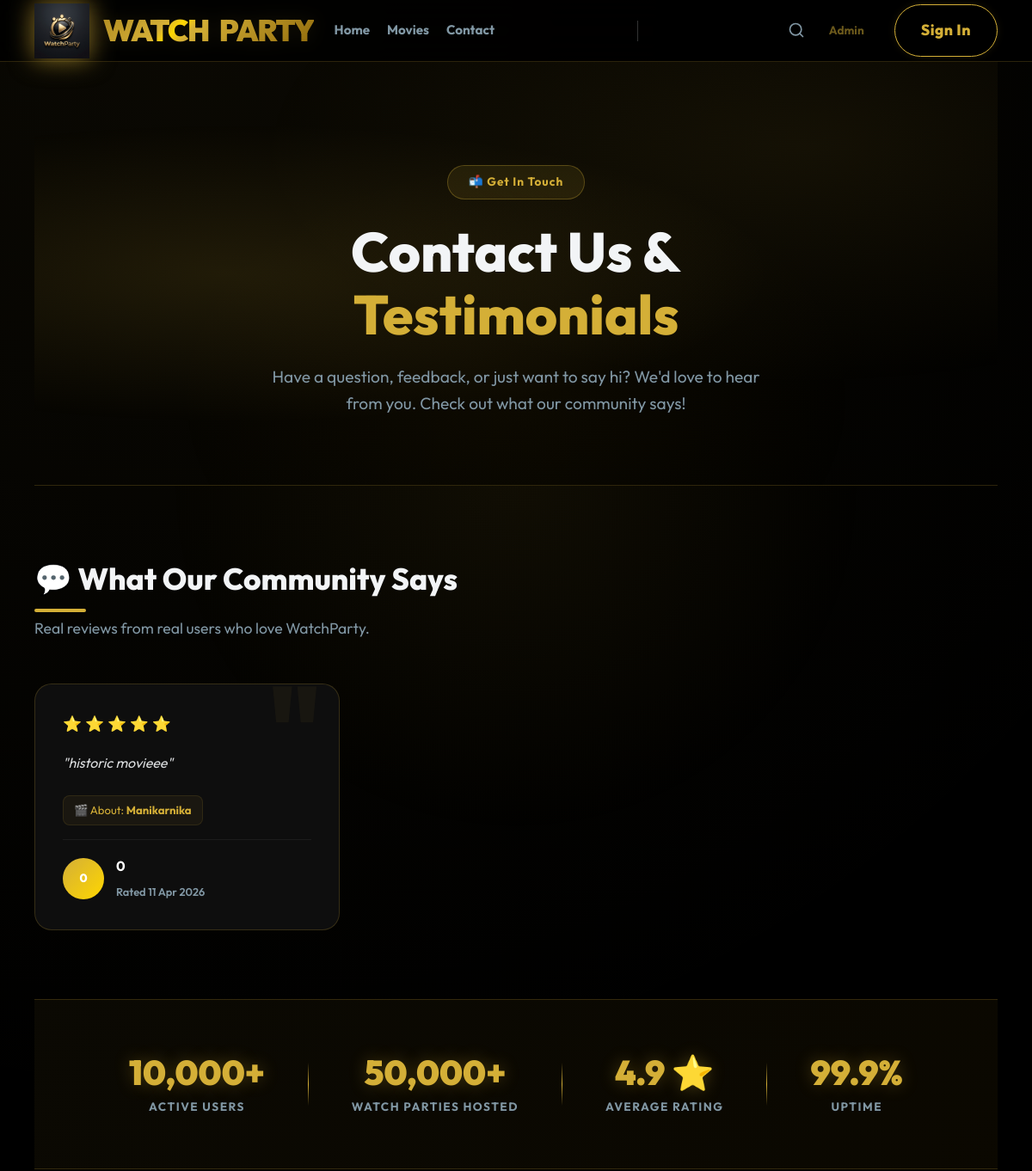
/contact (upper part), run on an earlier commit of the app's database.
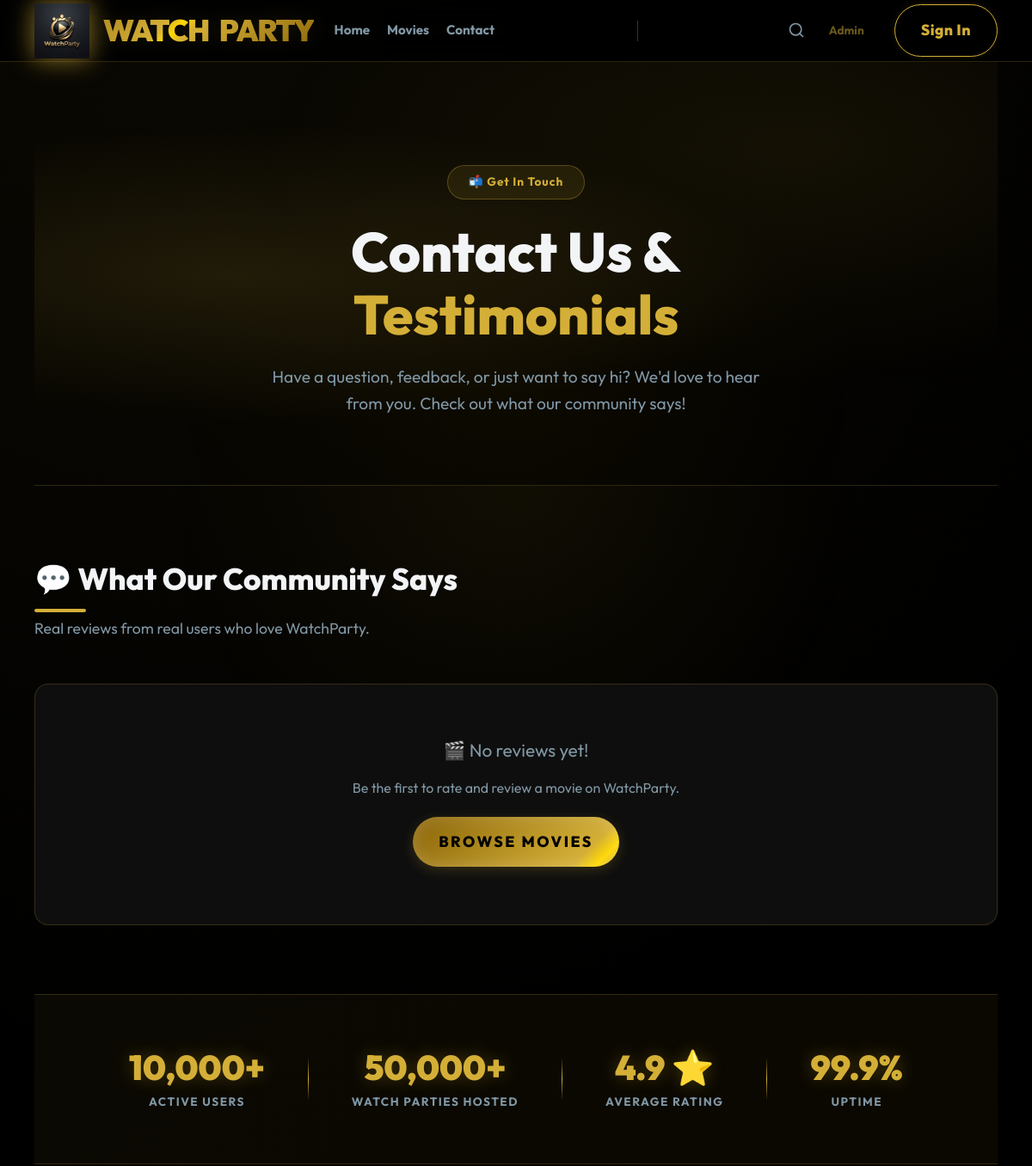
And on a later commit of the database.
### models.py (models this page shows, shortened)
class Rating(db.Model):
    id = db.Column(db.Integer, primary_key=True)
    user_id = db.Column(db.Integer, db.ForeignKey("user.id"), nullable=False)
    video_id = db.Column(db.Integer, db.ForeignKey("video.id"), nullable=False)
    score = db.Column(db.Integer, nullable=False)  # 1-5
    review = db.Column(db.Text, nullable=True)
    created_at = db.Column(db.DateTime, default=datetime.utcnow)
    __table_args__ = (
        db.UniqueConstraint("user_id", "video_id", name="unique_user_video_rating"),
    )

class Video(db.Model):
    id = db.Column(db.Integer, primary_key=True)
    title = db.Column(db.String(200), nullable=False)
    filename = db.Column(db.String(500), nullable=False)
    poster_filename = db.Column(db.String(500), nullable=True)
    genre = db.Column(db.String(100), nullable=True, default="")
    subtitle_filename = db.Column(db.String(500), nullable=True)
    upload_date = db.Column(db.DateTime, default=datetime.utcnow)
    ratings = db.relationship("Rating", backref="video", lazy=True)

class User(db.Model):
    id = db.Column(db.Integer, primary_key=True)
    username = db.Column(db.String(120), unique=True, nullable=False)
    name = db.Column(db.String(100), nullable=True)
    email = db.Column(db.String(120), unique=True, nullable=False)
    password_hash = db.Column(db.String(128), nullable=True)
    google_id = db.Column(db.String(120), unique=True, nullable=True)
    is_blocked = db.Column(db.Boolean, default=False)
    bio = db.Column(db.String(300), nullable=True, default="")
    avatar_filename = db.Column(db.String(500), nullable=True)
    theme = db.Column(db.String(20), nullable=True, default="dark")
    created_at = db.Column(db.DateTime, default=datetime.utcnow)
    ratings = db.relationship("Rating", backref="user", lazy=True)
    watch_history = db.relationship("WatchHistory", backref="user", lazy=True)

### app.py (the view, shortened to what this page needs)
@app.route("/contact", methods=["GET", "POST"])
def contact():
    reviews = (
        db.session.query(Rating, User, Video)
        .join(User, Rating.user_id == User.id)
        .join(Video, Rating.video_id == Video.id)
        .filter(Rating.review != None, Rating.review != "")
        .order_by(Rating.created_at.desc())
        .limit(12)
        .all()
    )
    return render_template("contact.html", user=get_current_user(), reviews=reviews)

### app.py (called while the page is built, shortened)
def _get_csrf_token():
    token = session.get("csrf_token")
    if not token:
        token = secrets.token_urlsafe(32)
        session["csrf_token"] = token
    return token

@app.context_processor
def inject_csrf_token():
    return {"csrf_token": _get_csrf_token}

@app.before_request
def protect_from_csrf():
    if request.method not in {"POST", "PUT", "PATCH", "DELETE"}:
        return None

@app.after_request
def apply_security_headers(response):
    response.headers["X-Content-Type-Options"] = "nosniff"
    response.headers["X-Frame-Options"] = "SAMEORIGIN"
    response.headers["Referrer-Policy"] = "strict-origin-when-cross-origin"
    response.headers["Permissions-Policy"] = (
        "camera=(), microphone=(), geolocation=(), payment=()"
    )
    if IS_PRODUCTION and request.is_secure:
        response.headers["Strict-Transport-Security"] = "max-age=31536000; includeSubDomains"
    return response

def get_current_user():
    user_id = session.get("user_id")
    if user_id:
        return User.query.get(user_id)
    return None

### templates/contact.html (shortened to what this page needs)
{% extends "base.html" %}
{% block content %}
<section class="contact-hero">
    <div class="contact-hero-bg"></div>
    <div class="contact-hero-content">
        <span class="contact-badge">📬 Get In Touch</span>
        <h1>Contact Us & <span>Testimonials</span></h1>
        <p>Have a question, feedback, or just want to say hi? We'd love to hear from you. Check out what our community says!</p>
    </div>
</section>
<section class="testimonials-section">
    <h2 class="section-title">💬 What Our Community Says</h2>
    <p class="section-subtitle">Real reviews from real users who love WatchParty.</p>
    <div class="testimonials-grid">
        {% if reviews %}
            {% for rating, reviewer, movie in reviews %}
            <div class="testimonial-card" style="animation-delay: {{ loop.index * 0.1 }}s;">
                <div class="testimonial-stars">
                    {% for i in range(rating.score) %}
                    <span>⭐</span>
                    {% endfor %}
                </div>
                <p class="testimonial-text">"{{ rating.review }}"</p>
                <p class="testimonial-movie-tag">🎬 About: <strong>{{ movie.title }}</strong></p>
                <div class="testimonial-author">
                    <div class="testimonial-avatar" style="background: linear-gradient(135deg,
                        {% set colors = ['#D4AF37, #FFD700', '#8B5CF6, #A78BFA', '#2ecc71, #27ae60', '#E91E63, #FF5722', '#00BCD4, #0097A7', '#FF9800, #F57C00'] %}
                        {{ colors[loop.index0 % 6] }});">
                        <span>{{ reviewer.username[0]|upper }}{{ reviewer.username[1]|upper if reviewer.username|length > 1 else '' }}</span>
                    </div>
                    <div class="testimonial-info">
                        <h4>{{ reviewer.username }}</h4>
                        <span>Rated {{ rating.created_at.strftime('%d %b %Y') }}</span>
                    </div>
                </div>
            </div>
            {% endfor %}
        {% else %}
            <div class="card" style="grid-column: 1 / -1; text-align: center; padding: 60px;">
                <p style="font-size: 1.3rem; color: var(--text-muted); margin-bottom: 15px;">🎬 No reviews yet!</p>
                <p style="color: var(--text-muted);">Be the first to rate and review a movie on WatchParty.</p>
                <a href="{{ url_for('movies') }}" class="btn btn-primary" style="margin-top: 20px;">Browse Movies</a>
            </div>
        {% endif %}
    </div>
</section>
<section class="stats-banner">
    <div class="stat-item">
        <span class="stat-number" data-target="10000">10,000+</span>
        <span class="stat-label">Active Users</span>
    </div>
    <div class="stat-item">
        <span class="stat-number">50,000+</span>
        <span class="stat-label">Watch Parties Hosted</span>
    </div>
    <div class="stat-item">
        <span class="stat-number">4.9 ⭐</span>
        <span class="stat-label">Average Rating</span>
    </div>
    <div class="stat-item">
        <span class="stat-number">99.9%</span>
        <span class="stat-label">Uptime</span>
    </div>
</section>
{% endblock %}

### templates/base.html (shortened to what this page needs)
<!DOCTYPE html>
<html lang="en">
<head>
    <link rel="stylesheet" href="{{ url_for('static', filename='css/style.css') }}">
</head>
<body class="theme-{{ user.theme if user and user.theme else 'dark' }}">
    <header>
        <div class="container nav-container">
            <div class="nav-left">
                <h1 class="logo-text">
                    <a href="{{ url_for('index') }}" class="brand">
                        <img src="{{ url_for('static', filename='images/gold_logo.png') }}" alt="WatchParty Logo" class="logo-img">
                        <span>WATCH</span>PARTY
                    </a>
                </h1>
                <nav class="primary-nav">
                    <a href="{{ url_for('index') }}">Home</a>
                    <a href="{{ url_for('movies') }}">Movies</a>
                    <a href="{{ url_for('contact') }}">Contact</a>
                </nav>
            </div>
            <div class="nav-right">
                <div class="utility-nav">
                    <button class="icon-btn search-btn" aria-label="Search">
                        <svg width="20" height="20" viewBox="0 0 24 24" fill="none" stroke="currentColor" stroke-width="2" stroke-linecap="round" stroke-linejoin="round"><circle cx="11" cy="11" r="8"></circle><line x1="21" y1="21" x2="16.65" y2="16.65"></line></svg>
                    </button>
                    {% if user %}
                        <div class="user-profile">
                            <span class="avatar-circle">
                                <svg width="20" height="20" viewBox="0 0 24 24" fill="none" stroke="currentColor" stroke-width="2" stroke-linecap="round" stroke-linejoin="round"><path d="M19 21v-2a4 4 0 0 0-4-4H9a4 4 0 0 0-4 4v2"></path><circle cx="12" cy="7" r="4"></circle></svg>
                            </span>
                            <a href="{{ url_for('profile', username=user.username) }}" class="user-greeting" style="text-decoration: none;">{{ user.name or user.username }}</a>
                            {% if session.get('is_admin') %}
                                <a href="{{ url_for('admin') }}" class="admin-link">Admin</a>
                                <form action="{{ url_for('admin_logout') }}" method="POST" style="display: inline; margin: 0;">
                                    <input type="hidden" name="csrf_token" value="{{ csrf_token() }}">
                                    <button type="submit" class="logout-link" title="Admin Logout" style="background: none; border: none; cursor: pointer; padding: 0;">
                                        <svg width="16" height="16" viewBox="0 0 24 24" fill="none" stroke="#ff4b2b" stroke-width="2" stroke-linecap="round" stroke-linejoin="round"><path d="M9 21H5a2 2 0 0 1-2-2V5a2 2 0 0 1 2-2h4"></path><polyline points="16 17 21 12 16 7"></polyline><line x1="21" y1="12" x2="9" y2="12"></line></svg>
                                    </button>
                                </form>
                            {% else %}
                                <a href="{{ url_for('admin_login') }}" class="admin-link" style="opacity: 0.5;">Admin</a>
                            {% endif %}
                            <form action="{{ url_for('logout') }}" method="POST" style="display: inline; margin: 0;">
                                <input type="hidden" name="csrf_token" value="{{ csrf_token() }}">
                                <button type="submit" class="logout-link" style="background: none; border: none; cursor: pointer; padding: 0;">Logout</button>
                            </form>
                        </div>
                    {% else %}
                        <a href="{{ url_for('admin_login') }}" class="admin-link" style="margin-right: 15px; opacity: 0.5;">Admin</a>
                        <a href="{{ url_for('login') }}" class="btn btn-prime-cta">Sign In</a>
                    {% endif %}
                </div>
            </div>
        </div>
    </header>
    <main>
        <div class="container">
            {% block content %}{% endblock %}
        </div>
    </main>
</body>
</html>

What changed in the data, as far as the page shows it:
removed Rating: score 5 (drawn), review "historic movieee", title "Manikarnika", username "0", created_at "11 Apr 2026"
Also different on the page:
text now shown: "🎬 No reviews yet! Be the first to rate and review a movie on WatchParty. BROWSE MOVIES"
